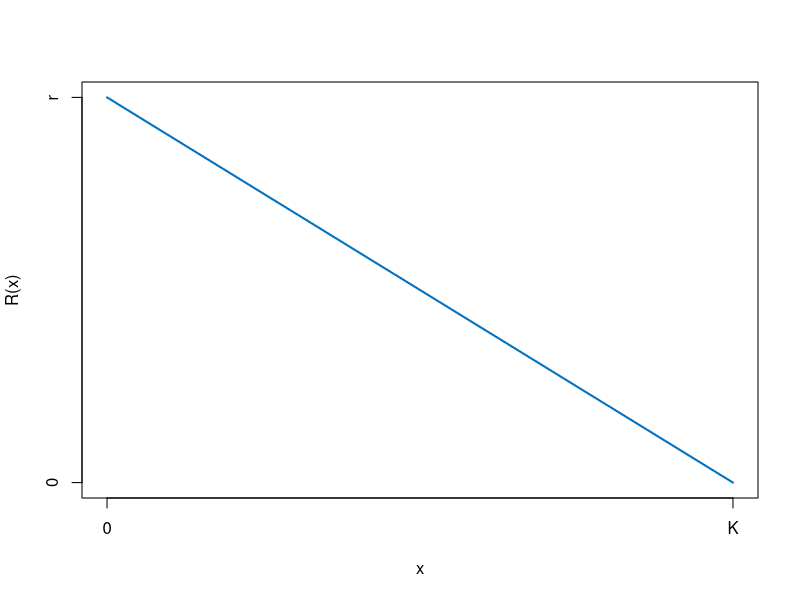

Here is the R script that generated this plot:
# Abb. 1.18: Ratenfunktion des logistischen Wachstumsmodells (Buch, Abschnitt 1.3, Gl. 1.26)
# R(x) = r (1 - x/K): bei kleinem Bestand wächst er fast mit der Rate r, bei x = K kommt das Wachstum zum Erliegen
# (c) 2026 Philipp Kügler · Programm zum Buch „Dynamische Systeme in den Lebenswissenschaften“ · MIT-Lizenz (siehe LICENSE)
r <- 1; K <- 5
R <- function(x) r * (1 - x / K)
for (x in c(0, 1, 2.5, 5)) cat(sprintf("R(%g) = %.2f\n", x, R(x)))

x <- seq(0, K, length.out = 100)
plot(x, R(x), type = "l", col = rgb(0, 0.447, 0.741), lwd = 2, xaxt = "n", yaxt = "n", xlab = "x", ylab = "R(x)")
axis(1, at = c(0, K), labels = c("0", "K")); axis(2, at = c(0, r), labels = c("0", "r"))
